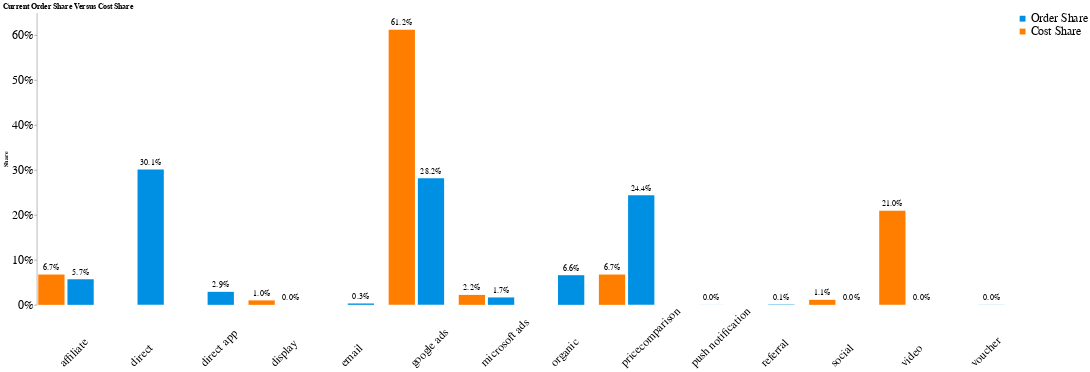

Notebook code cell kept with this figure:
### Code cell
import altair as alt
import pandas as pd
import numpy as np
y = 'prod_order_share'
# Reshape the data_overview DataFrame
# Select relevant columns and melt 'uat_order_share' and 'cost_share' into a single 'Value' column
data_overview_melted = data_overview.melt(
    id_vars=['channel'], # Keep channel as identifier
    value_vars=['prod_order_share', 'cost_share'], # Columns to melt
    var_name='Metric', # New column for melted variable names
    value_name='Value' # New column for melted values
).dropna(subset=['Value']) # Drop rows with NaN 'Value' to avoid errors with text marks


# Define coolblue colors for the metrics (assuming blue for order share, orange for cost share)
metric_colors = alt.Scale(domain=[y, 'cost_share'], range=['#0090e3', '#ff7e00']) # Blue for order share, orange for cost share

# Set a theme
alt.themes.enable('latimes')

# Define y-axis tick values at every 10%
y_axis_ticks = [i/10 for i in range(11)] # Generates [0.0, 0.1, 0.2, ..., 1.0]

# Define the base encoding for both bars and text
base_encoding = {
    'x': alt.X('Metric', axis=None), # Hide x-axis for the metric within each channel
    'y': alt.Y('Value', title='Share', axis=alt.Axis(format='%', grid=False, labelFontSize=20, values=y_axis_ticks)), # Single y-axis for the values, formatted as percentage, remove grid, increase label font size, set specific tick values
}

# Create the bar chart with color encoding
bars = alt.Chart(data_overview_melted).mark_bar().encode(
    **base_encoding,
    color=alt.Color(
        'Metric',
        scale=metric_colors,
        legend=alt.Legend(
            title="", # Update legend title
            titleFontSize=20, # Increase legend title font size
            labelFontSize=20, # Increase legend label font size
            # Use labelExpr to relabel legend entries
            labelExpr="{'prod_order_share': 'Order Share', 'cost_share': 'Cost Share'}[datum.label]"
        )
    ) # Color by Metric with specified colors and updated legend title
)

# Create the text layer for annotations
text = alt.Chart(data_overview_melted).mark_text(
    align='center',
    baseline='bottom',
    dy=-5, # Nudge text slightly above the bar
    color='black',
    size=14# Set text color in mark properties,
).encode(
    x=alt.X('Metric', axis=None), # Hide x-axis for the metric within each channel
    y=alt.Y('Value', stack='zero'), # Position text at the top of the bar
    text=alt.Text('Value', format='.1%'), # Format text as percentage
)


# Layer the bars and text, then facet by channel
chart = alt.layer(bars, text).properties(
    width=100, # Further reduced width
    height=500 # Further reduced height
).facet(
    column=alt.Column('channel', header=alt.Header(
        title=None, # Remove individual channel titles
        titleOrient="bottom",
        labelOrient="bottom",
        labelPadding=110,
        titlePadding=30,
        labelColor='black',
        titleColor='black',
        labelAngle=-45,
        labelFontSize=20 # Increase label font size
    )) # Configure column header: removed title, increased padding and font size
).properties(
    title='Current Order Share Versus Cost Share' # Apply main title to the faceted chart
)


# Configure the view to remove outer border
chart = chart.configure_view(
    strokeWidth=0
)

# Configure the axes to remove grid lines
chart = chart.configure_axis(
    grid=False
)


chart.display()

### Figure 1 — Vega-Lite specification as saved in the notebook (floating-point values rounded to 4 significant figures)
{"usermeta": {"embedOptions": {"theme": "latimes"}}, "config": {"view": {"continuousWidth": 300, "continuousHeight": 300, "strokeWidth": 0}, "axis": {"grid": false}}, "data": {"name": "data-b2e53bcbcd47e3b13acf2a4289c9147b"}, "facet": {"column": {"field": "channel", "header": {"labelAngle": -45, "labelColor": "black", "labelFontSize": 20, "labelOrient": "bottom", "labelPadding": 110, "title": null, "titleColor": "black", "titleOrient": "bottom", "titlePadding": 30}, "type": "nominal"}}, "spec": {"layer": [{"mark": {"type": "bar"}, "encoding": {"color": {"field": "Metric", "legend": {"labelExpr": "{'prod_order_share': 'Order Share', 'cost_share': 'Cost Share'}[datum.label]", "labelFontSize": 20, "title": "", "titleFontSize": 20}, "scale": {"domain": ["prod_order_share", "cost_share"], "range": ["#0090e3", "#ff7e00"]}, "type": "nominal"}, "x": {"axis": null, "field": "Metric", "type": "nominal"}, "y": {"axis": {"format": "%", "grid": false, "labelFontSize": 20, "values": [0.0, 0.1, 0.2, 0.3, 0.4, 0.5, 0.6, 0.7, 0.8, 0.9, 1.0]}, "field": "Value", "title": "Share", "type": "quantitative"}}}, {"mark": {"type": "text", "align": "center", "baseline": "bottom", "color": "black", "dy": -5, "size": 14}, "encoding": {"text": {"field": "Value", "format": ".1%", "type": "quantitative"}, "x": {"axis": null, "field": "Metric", "type": "nominal"}, "y": {"field": "Value", "stack": "zero", "type": "quantitative"}}}], "height": 500, "width": 100}, "title": "Current Order Share Versus Cost Share", "$schema": "https://vega.github.io/schema/vega-lite/v5.20.1.json", "datasets": {"data-b2e53bcbcd47e3b13acf2a4289c9147b": [{"channel": "affiliate", "Metric": "prod_order_share", "Value": 0.05697}, {"channel": "direct", "Metric": "prod_order_share", "Value": 0.3015}, {"channel": "direct app", "Metric": "prod_order_share", "Value": 0.02896}, {"channel": "display", "Metric": "prod_order_share", "Value": 0.0}, {"channel": "email", "Metric": "prod_order_share", "Value": 0.003056}, {"channel": "google ads", "Metric": "prod_order_share", "Value": 0.2818}, {"channel": "microsoft ads", "Metric": "prod_order_share", "Value": 0.01653}, {"channel": "organic", "Metric": "prod_order_share", "Value": 0.066}, {"channel": "pricecomparison", "Metric": "prod_order_share", "Value": 0.244}, {"channel": "push notification", "Metric": "prod_order_share", "Value": 0.0001151}, {"channel": "referral", "Metric": "prod_order_share", "Value": 0.0008132}, {"channel": "social", "Metric": "prod_order_share", "Value": 0.0}, {"channel": "video", "Metric": "prod_order_share", "Value": 0.0}, {"channel": "voucher", "Metric": "prod_order_share", "Value": 0.0002295}, {"channel": "affiliate", "Metric": "cost_share", "Value": 0.06749}, {"channel": "display", "Metric": "cost_share", "Value": 0.009893}, {"channel": "google ads", "Metric": "cost_share", "Value": 0.6123}, {"channel": "microsoft ads", "Metric": "cost_share", "Value": 0.02213}, {"channel": "pricecomparison", "Metric": "cost_share", "Value": 0.06749}, {"channel": "social", "Metric": "cost_share", "Value": 0.01118}, {"channel": "video", "Metric": "cost_share", "Value": 0.2095}]}}
